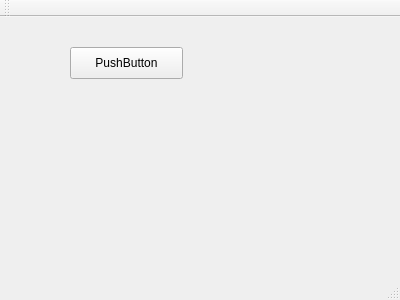
<?xml version="1.0" encoding="UTF-8"?>
<ui version="4.0">
 <class>MainWindow</class>
 <widget class="QMainWindow" name="MainWindow">
  <property name="geometry">
   <rect>
    <x>0</x>
    <y>0</y>
    <width>400</width>
    <height>300</height>
   </rect>
  </property>
  <property name="windowTitle">
   <string>MainWindow</string>
  </property>
  <widget class="QWidget" name="centralWidget">
   <widget class="QPushButton" name="pushButton">
    <property name="geometry">
     <rect>
      <x>70</x>
      <y>30</y>
      <width>113</width>
      <height>32</height>
     </rect>
    </property>
    <property name="text">
     <string>PushButton</string>
    </property>
   </widget>
  </widget>
  <widget class="QMenuBar" name="menuBar">
   <property name="geometry">
    <rect>
     <x>0</x>
     <y>0</y>
     <width>400</width>
     <height>22</height>
    </rect>
   </property>
  </widget>
  <widget class="QToolBar" name="mainToolBar">
   <attribute name="toolBarArea">
    <enum>TopToolBarArea</enum>
   </attribute>
   <attribute name="toolBarBreak">
    <bool>false</bool>
   </attribute>
  </widget>
  <widget class="QStatusBar" name="statusBar"/>
 </widget>
 <layoutdefault spacing="6" margin="11"/>
 <resources/>
 <connections/>
</ui>
